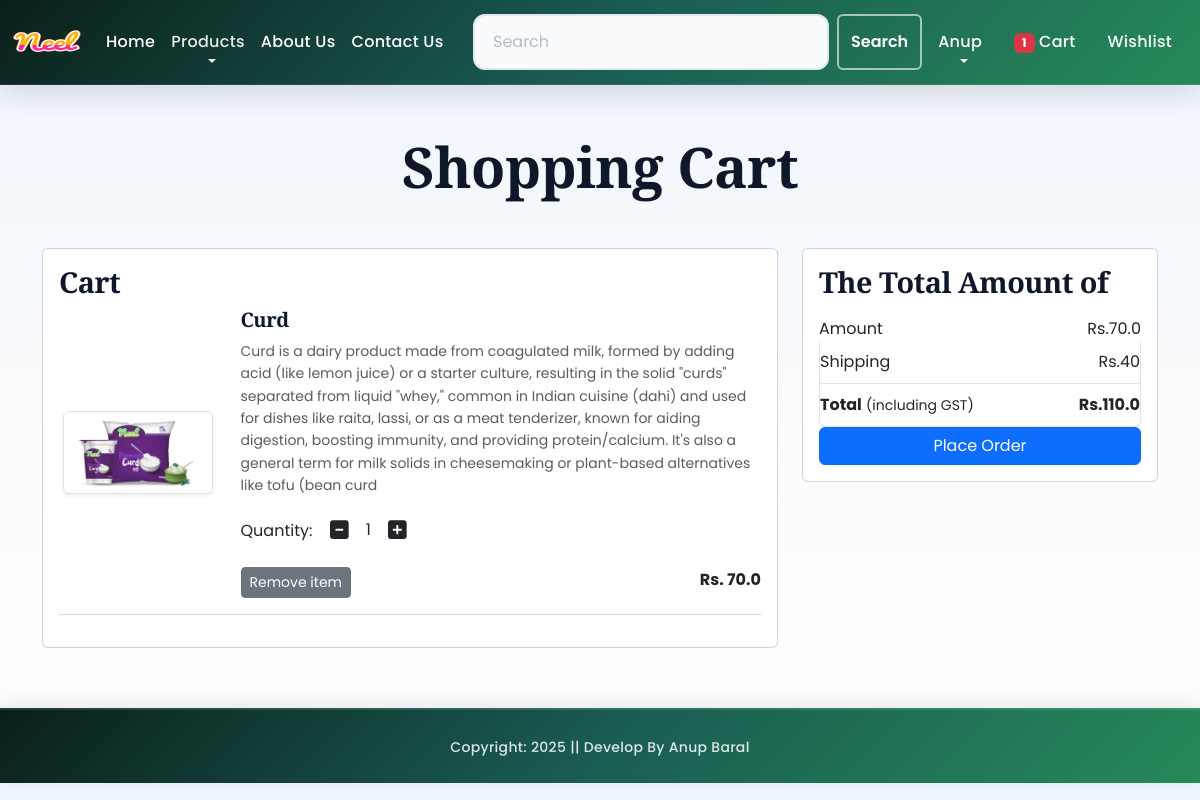
The page /cart/ (signed in) on the database as committed earlier.
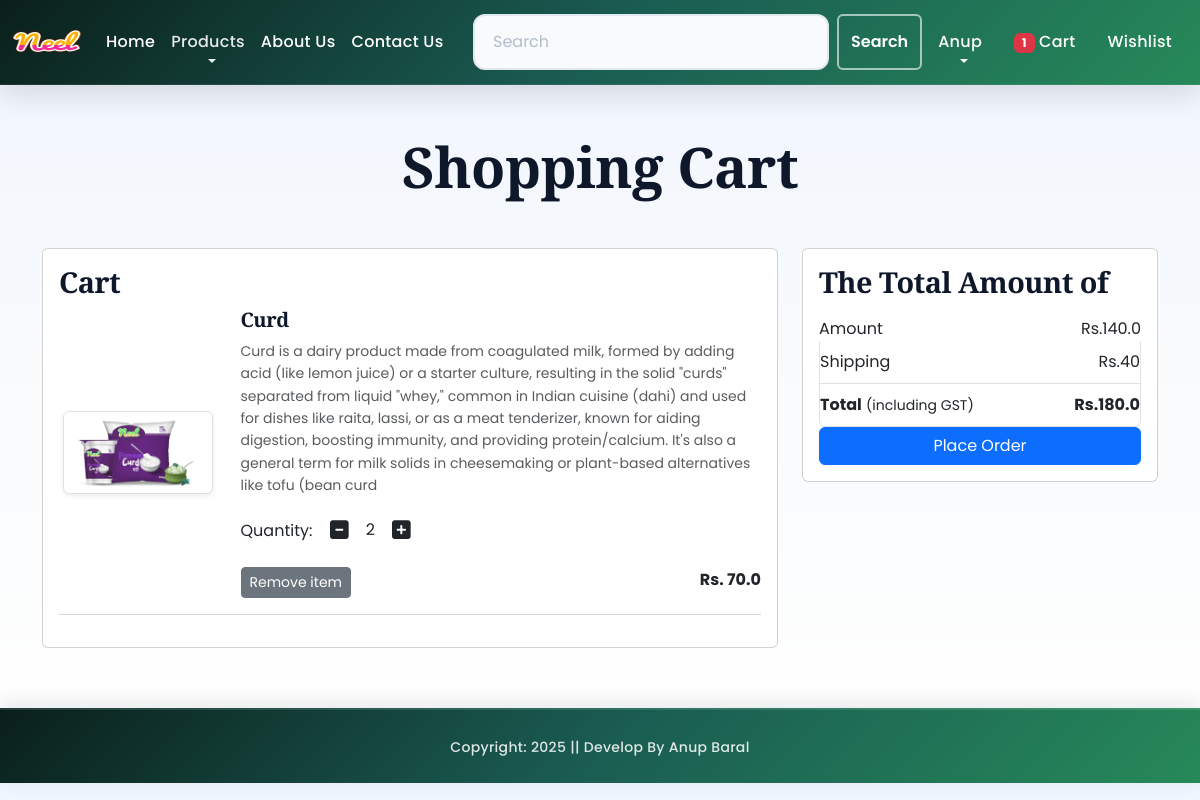
The same page on the database as committed later.
### app/models.py (models this page shows, shortened)
class Cart(models.Model):
    user = models.ForeignKey(User,on_delete=models.CASCADE)
    product = models.ForeignKey(Product,on_delete=models.CASCADE)
    variant = models.ForeignKey(ProductVariant, on_delete=models.SET_NULL, null=True, blank=True)
    quantity = models.PositiveIntegerField(default=1)

class Product(models.Model):
    title = models.CharField(max_length=100)
    selling_price = models.FloatField()
    discounted_price = models.FloatField()
    description = models.TextField()
    composition = models.TextField(default='')
    prodapp = models.TextField(default='')
    category = models.CharField(choices=CATEGORY_CHOICES, max_length=2)
    product_image = models.ImageField(upload_to='product')
    farmer = models.ForeignKey('Farmer', on_delete=models.SET_NULL, null=True, blank=True, related_name='products')

### app/views.py (the view)
# urls.py: path('cart/',views.show_cart, name='showcart'),
def show_cart(request):
    user = request.user
    cart = Cart.objects.filter(user=user)
    amount = 0
    for p in cart:
        unit_price = p.variant.discounted_price if p.variant else p.product.discounted_price
        value = p.quantity * unit_price
        amount = amount + value
    shipping = 40 if amount > 0 else 0
    totalamount = amount + shipping
    return render(request, 'app/addtocart.html',locals())

### app/context_processors.py (called while the page is built)
def cart_item_count(request):
    totalitem = 0
    if request.user.is_authenticated:
        totalitem = Cart.objects.filter(user=request.user).count()
    return {'totalitem': totalitem}

### app/templates/app/addtocart.html (shortened to what this page needs)
{% extends "app/base.html" %}
{% load static %}
{% block main-content %}
<div class="container my-5">
    <div class="row">
        {% if cart %}
        <h1 class="text-center mb-5">Shopping Cart</h1>
        <div class="col-sm-8">
            <div class="card">
                <div class="card-body">
                    <h3>Cart</h3>
                    {% for item in cart %}
                    <div class="row">
                        <div class="col-sm-3 text-center align-self-center"><img src="{{ item.product.product_image.url }}" alt="" srcset="" class="img-fluid
                        img-thumbnail shadow-sm" height="150" width="150"></div>
                        <div class="col-sm-9">
                            <div>
                                <h5>{{ item.product.title }}</h5>
                                <p class="mb-2 text-muted small">{{ item.product.description }}</p>
                                <div class="my-3">
                                    <label for="quantity">Quantity:</label>
                                    <a class="minus-cart btn" cart_id="{{ item.id }}"><i class="fas fa-minus-square fa-lg"></i></a>
                                    <span class="quantity">{{ item.quantity }}</span>
                                    <a class="plus-cart btn" cart_id={{ item.id }}><i class="fas fa-plus-square fa-lg"></i></a>
                                </div>
                                <div class="d-flex justify-content-between">
                                    <a href="#" class="remove-cart btn btn-sm btn-secondary mr-3" cart_id={{ item.id }}>Remove item</a>
                                    <p class="mb-0"><span><strong>Rs. {{ item.variant.discounted_price|default:item.product.discounted_price }}</strong></span></p>
                                </div>
                            </div>
                        </div>
                    </div>
                    <hr class="text-muted">
                    {% endfor %}
                </div>
            </div>
        </div>
        <div class="col-sm-4">
            <div class="card">
                <div class="card-body">
                    <h3>The Total Amount of</h3>
                    <ul class="list-group">
                        <li class="list-group-item d-flex justify-content-between align-items-center border-0 px-0 pb-0">Amount<span id="amount">Rs.{{ amount }}</span></li>
                        <li class="list-group-item d-flex justify-content-between align-items-center px-0">Shipping<span id="shippingamount">Rs.{{ shipping }}</span></li>
                        <li class="list-group-item d-flex justify-content-between align-items-center px-0">
                            <div>
                                <strong>Total</strong> <small>(including GST)</small>
                            </div>
                            <span id="totalamount"><strong>Rs.{{ totalamount }}</strong></span>
                        </li>
                    </ul>
                    <div class="d-grid"><a href="{% url 'checkout' %}" class="btn btn-primary">Place Order</a></div>
                </div>
            </div>
        </div>
        {% else %}
        <h1 class="text-center mb-5">Cart is Empty</h1>
        {% endif %}
    </div>
</div>
{% endblock main-content %}

### app/templates/app/base.html (shortened to what this page needs)
<!DOCTYPE html>
{% load static  %}
<html lang="en">
<head>
    <link href="https://cdn.jsdelivr.net/npm/bootstrap@5.3.8/dist/css/bootstrap.min.css" rel="stylesheet">
    <link rel="stylesheet" href="{% static 'app/css/owl.carousel.min.css' %}" />
    <link rel="stylesheet" href="{% static 'app/css/all.min.css' %}" />
    <link rel="stylesheet" href="{% static 'app/css/style.css' %}" />
</head>
<body class="site-body">
 <nav class="navbar navbar-expand-lg navbar-dark site-navbar">
  <div class="container-fluid">
    <a class="navbar-brand" href="/">
      <img src="{% static "app/images/product/Neel.png" %}" width="70" height="50" />
    </a>
    <div class="collapse navbar-collapse" id="navbarSupportedContent">
      <ul class="navbar-nav me-auto mb-2 mb-lg-0">
        {% if request.user.is_authenticated %}
        <li class="nav-item">
          <a class="nav-link active" aria-current="page" href="/">Home</a>
        </li>
        <li class="nav-item dropdown">
          <a class="nav-link dropdown-toggle" href="#" role="button" data-bs-toggle="dropdown" aria-expanded="false">
            Products
          </a>
        </li>
        <li class="nav-item">
          <a class="nav-link text-white" href="{% url 'about' %}">About Us</a>
        </li>
        <li class="nav-item">
          <a class="nav-link text-white" href="{% url 'contact' %}">Contact Us</a>
        </li>
      </ul>
      <form class="d-flex" role="search" action="{% url 'search' %}" method="get">
        <input class="form-control me-2" type="search" name="q" placeholder="Search" aria-label="Search"/>
        <button class="btn btn-outline-success" type="submit">Search</button>
      </form>
    </div>
    <ul class="navbar-nav me-auto mb-2 mb-lg-0">
      <li class="nav-item dropdown mx-2">
        <a class="nav-link dropdown-toggle text-white" href="#"
        id="profileDropdown" role="button" data-bs-toggle="dropdown"
        aria-expanded="false">Anup</a>
      </li>
      <li class="nav-item mx-2">
    <a href="{% url 'showcart' %}" class="nav-link text-white">
        {% if totalitem > 0 %}
            <span class="badge bg-danger">{{ totalitem }}</span>
        {% endif %}
        Cart
    </a>
</li>
      <li class="nav-item mx-2">
        <a href="{% url 'wishlist' %}" class="nav-link text-white">Wishlist</a>
      </li>
      {% endif %}
    </ul>
  </div>
</nav>
{% block main-content %}{% endblock main-content %}
<footer class="container-fluid site-footer text-center">
  <small>Copyright: 2025 || Develop By Anup Baral</small>
</footer>
</body>
</html>

### app/static/app/css/style.css (style rules this page uses)
:root { --brand-900: #0a1f1b; --brand-800: #0f3632; --brand-700: #1a5c52; --brand-600: #268959; --brand-500: #2faa6b; --accent-500: #f59f4a; --accent-600: #e3832c; --accent-400: #fdb64e; --ink-900: #0f172a; --ink-800: #1e293b; --ink-700: #334155; --ink-500: #64748b; --ink-400: #94a3b8; --surface-0: #ffffff; --surface-50: #f9fafb; --surface-100: #f3f4f6; --surface-200: #e5e7eb; --border-200: #e2e8f0; --border-400: #cbd5e1; --shadow-xs: 0 1px 2px rgba(15, 23, 42, 0.05); --shadow-soft: 0 10px 30px rgba(15, 23, 42, 0.08); --shadow-mid: 0 20px 40px rgba(15, 23, 42, 0.12); --shadow-strong: 0 25px 50px rgba(15, 23, 42, 0.15); --shadow-xl: 0 30px 60px rgba(15, 23, 42, 0.2); }
* { box-sizing: border-box; }
body.site-body { font-family: "Poppins", "Segoe UI", sans-serif; color: var(--ink-700); background: linear-gradient(180deg, #f0f6ff 0%, #f8fafc 45%, #ffffff 100%); line-height: 1.6; -webkit-font-smoothing: antialiased; -moz-osx-font-smoothing: grayscale; }
h1, h2, h3, h4, h5, h6 { color: var(--ink-900); font-family: "Playfair Display", "Times New Roman", serif; letter-spacing: -0.5px; font-weight: 700; line-height: 1.2; }
h1 { font-size: clamp(2rem, 5vw, 3.5rem); }
h3 { font-size: clamp(1.2rem, 3vw, 1.8rem); }
a { color: inherit; transition: all 0.3s ease; }
.site-navbar { background: linear-gradient(135deg, #0a1f1b 0%, #1a5c52 50%, #268959 100%); box-shadow: 0 8px 32px rgba(15, 23, 42, 0.15); backdrop-filter: blur(10px); border-bottom: 1px solid rgba(255, 255, 255, 0.1); padding: 12px 0; position: sticky; top: 0; z-index: 1000; }
.navbar .nav-link { font-weight: 500; color: rgba(255, 255, 255, 0.9); position: relative; transition: all 0.3s ease; padding: 0.5rem 1rem; text-transform: capitalize; letter-spacing: 0.3px; }
.navbar .nav-link::after { content: ''; position: absolute; bottom: 0; left: 50%; width: 0; height: 2px; background: linear-gradient(90deg, var(--accent-500), var(--accent-400)); transition: all 0.3s cubic-bezier(0.4, 0, 0.2, 1); transform: translateX(-50%); }
.navbar .btn-outline-success { color: #ffffff; border-color: rgba(255, 255, 255, 0.6); border-width: 2px; font-weight: 600; transition: all 0.3s ease; }
.form-control { padding: 14px 18px; border: 2px solid var(--border-200); border-radius: 12px; font-family: inherit; font-size: 1rem; transition: all 0.3s ease; background: var(--surface-50); color: var(--ink-900); }
.form-control::placeholder { color: var(--ink-400); opacity: 0.7; }
.site-footer { background: linear-gradient(135deg, #0a1f1b 0%, #1a5c52 50%, #268959 100%); color: rgba(255, 255, 255, 0.95); padding: 24px 10px; margin-top: 60px; border-top: 2px solid rgba(255, 255, 255, 0.1); box-shadow: 0 -4px 20px rgba(15, 23, 42, 0.1); }
.site-footer small { letter-spacing: 0.3px; font-weight: 500; opacity: 0.9; }

Rows that differ between the two databases and show on the page:
changed Cart "Curd": quantity "1" → "2"
Other text that changed with them:
{{ amount }}: "70.0" → "140.0"
{{ totalamount }}: "110.0" → "180.0"
